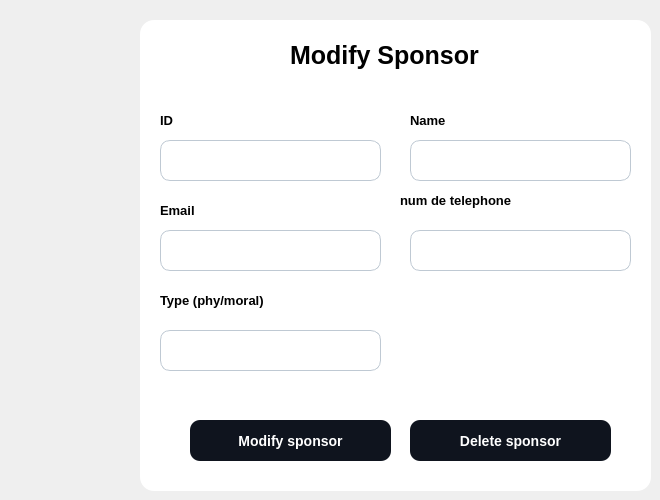
           <widget class="QWidget" name="page_20">
            <widget class="QWidget" name="add_container_8" native="true">
             <property name="geometry">
              <rect>
               <x>140</x>
               <y>20</y>
               <width>511</width>
               <height>471</height>
              </rect>
             </property>
             <property name="styleSheet">
              <string notr="true">
	background-color :white ; 
	border-radius :14px ; 
</string>
             </property>
             <widget class="QLineEdit" name="type_2_s">
              <property name="geometry">
               <rect>
                <x>20</x>
                <y>310</y>
                <width>221</width>
                <height>41</height>
               </rect>
              </property>
              <property name="styleSheet">
               <string notr="true">	background-color:white ; 
	border-radius:10px ; 
	font-size:13px ; 
	padding-left : 15px ; 
	border:1px solid #BFC9D3 ; </string>
              </property>
             </widget>
             <widget class="QLabel" name="title1_6">
              <property name="geometry">
               <rect>
                <x>150</x>
                <y>20</y>
                <width>301</width>
                <height>31</height>
               </rect>
              </property>
              <property name="styleSheet">
               <string notr="true">
	font-size: 25px ; 
	font-weight:bold ; 
	</string>
              </property>
              <property name="text">
               <string>Modify Sponsor</string>
              </property>
             </widget>
             <widget class="QLabel" name="label_66">
              <property name="geometry">
               <rect>
                <x>20</x>
                <y>90</y>
                <width>21</width>
                <height>21</height>
               </rect>
              </property>
              <property name="styleSheet">
               <string notr="true">font-size:13px;
font-weight:bold ; </string>
              </property>
              <property name="text">
               <string>ID</string>
              </property>
             </widget>
             <widget class="QLineEdit" name="num_2_s">
              <property name="geometry">
               <rect>
                <x>270</x>
                <y>210</y>
                <width>221</width>
                <height>41</height>
               </rect>
              </property>
              <property name="styleSheet">
               <string notr="true">
	background-color:white ; 
	border-radius:10px ; 
	font-size:13px ; 
	padding-left : 15px ; 
	border:1px solid #BFC9D3 ; 
</string>
              </property>
             </widget>
             <widget class="QLabel" name="label_67">
              <property name="geometry">
               <rect>
                <x>20</x>
                <y>270</y>
                <width>141</width>
                <height>21</height>
               </rect>
              </property>
              <property name="styleSheet">
               <string notr="true">font-size:13px;
font-weight:bold ; </string>
              </property>
              <property name="text">
               <string>Type (phy/moral)</string>
              </property>
             </widget>
             <widget class="QLabel" name="label_68">
              <property name="geometry">
               <rect>
                <x>270</x>
                <y>90</y>
                <width>41</width>
                <height>21</height>
               </rect>
              </property>
              <property name="styleSheet">
               <string notr="true">font-size:13px;
font-weight:bold ; </string>
              </property>
              <property name="text">
               <string>Name</string>
              </property>
             </widget>
             <widget class="QPushButton" name="modify_spon">
              <property name="geometry">
               <rect>
                <x>50</x>
                <y>400</y>
                <width>201</width>
                <height>41</height>
               </rect>
              </property>
              <property name="cursor">
               <cursorShape>PointingHandCursor</cursorShape>
              </property>
              <property name="styleSheet">
               <string notr="true">#modify_spon {
	background-color:#0F141E ; 
	border-radius:10px ; 
	color : white ; 
	font-size:14px ; 
	font-weight:bold; 
}

#modify_spon::hover {
	background-color:#4AC7EA ; 
	color:white ; 
}</string>
              </property>
              <property name="text">
               <string>Modify sponsor</string>
              </property>
             </widget>
             <widget class="QLineEdit" name="ID_2_s">
              <property name="geometry">
               <rect>
                <x>20</x>
                <y>120</y>
                <width>221</width>
                <height>41</height>
               </rect>
              </property>
              <property name="styleSheet">
               <string notr="true">
	background-color:white ; 
	border-radius:10px ; 
	font-size:13px ; 
	padding-left : 15px ; 
	border:1px solid #BFC9D3 ; 
</string>
              </property>
             </widget>
             <widget class="QLineEdit" name="name_2_s">
              <property name="geometry">
               <rect>
                <x>270</x>
                <y>120</y>
                <width>221</width>
                <height>41</height>
               </rect>
              </property>
              <property name="styleSheet">
               <string notr="true">
	background-color:white ; 
	border-radius:10px ; 
	font-size:13px ; 
	padding-left : 15px ; 
	border:1px solid #BFC9D3 ; 
</string>
              </property>
             </widget>
             <widget class="QLineEdit" name="email_2_s">
              <property name="geometry">
               <rect>
                <x>20</x>
                <y>210</y>
                <width>221</width>
                <height>41</height>
               </rect>
              </property>
              <property name="styleSheet">
               <string notr="true">
	background-color:white ; 
	border-radius:10px ; 
	font-size:13px ; 
	padding-left : 15px ; 
	border:1px solid #BFC9D3 ; 
</string>
              </property>
             </widget>
             <widget class="QLabel" name="label_69">
              <property name="geometry">
               <rect>
                <x>20</x>
                <y>180</y>
                <width>51</width>
                <height>21</height>
               </rect>
              </property>
              <property name="styleSheet">
               <string notr="true">font-size:13px;
font-weight:bold ; </string>
              </property>
              <property name="text">
               <string>Email</string>
              </property>
             </widget>
             <widget class="QLabel" name="label_70">
              <property name="geometry">
               <rect>
                <x>260</x>
                <y>170</y>
                <width>141</width>
                <height>21</height>
               </rect>
              </property>
              <property name="styleSheet">
               <string notr="true">font-size:13px;
font-weight:bold ; </string>
              </property>
              <property name="text">
               <string>num de telephone </string>
              </property>
             </widget>
             <widget class="QPushButton" name="delete_spon">
              <property name="geometry">
               <rect>
                <x>270</x>
                <y>400</y>
                <width>201</width>
                <height>41</height>
               </rect>
              </property>
              <property name="cursor">
               <cursorShape>PointingHandCursor</cursorShape>
              </property>
              <property name="styleSheet">
               <string notr="true">#delete_spon {
	background-color:#0F141E ; 
	border-radius:10px ; 
	color : white ; 
	font-size:14px ; 
	font-weight:bold; 
}

#delete_spon::hover {
	background-color:#4AC7EA ; 
	color:white ; 
}</string>
              </property>
              <property name="text">
               <string>Delete sponsor</string>
              </property>
             </widget>
            </widget>
           </widget>
